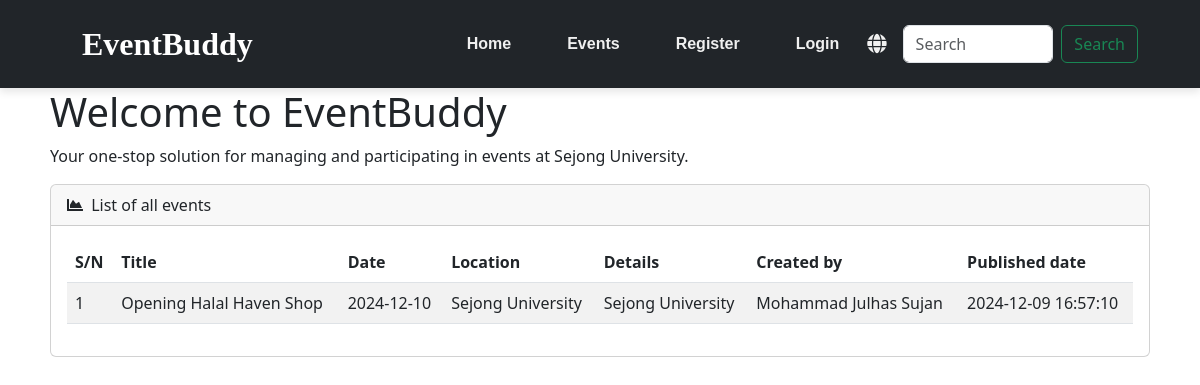
The page / on the database its author committed.
### tables this page shows
CREATE TABLE `posts` (
  `id` int(11) NOT NULL,
  `title` varchar(255) NOT NULL,
  `event_date` date DEFAULT NULL,
  `location` text DEFAULT NULL,
  `content` text NOT NULL,
  `author_id` int(11) NOT NULL,
  `created_at` timestamp NOT NULL DEFAULT current_timestamp(),
  `approved` tinyint(1) DEFAULT 0
);

CREATE TABLE `users` (
  `id` int(11) NOT NULL,
  `name` varchar(255) NOT NULL,
  `student_id` varchar(255) NOT NULL,
  `username` varchar(255) NOT NULL,
  `password_hash` varchar(255) NOT NULL,
  `role` enum('student','admin') NOT NULL
);

### index.php (the view, shortened to what this page needs)
<?php
include_once 'includes/db.php';
$allEventsPublic = [];
$sql = "SELECT a.*, b.name AS userName FROM posts a LEFT JOIN users b ON a.author_id = b.id where approved = 1";
$stmt = $conn->prepare($sql);
if ($stmt) {
    if ($stmt->execute()) {
        $result = $stmt->get_result();
        while ($row = $result->fetch_assoc()) {
            $allEventsPublic[] = $row;
        }
    } else {
        $errorMessage = "Error fetching events: " . $stmt->error;
    }
} else {
    $errorMessage = "Error: Unable to prepare the SQL statement.";
}
?>
<!DOCTYPE html>
<html lang="en">
<head>
    <link href="https://cdn.jsdelivr.net/npm/bootstrap@5.3.0/dist/css/bootstrap.min.css" rel="stylesheet">
    <link rel="stylesheet" href="style.css">
    <link href="https://cdnjs.cloudflare.com/ajax/libs/font-awesome/5.15.4/css/all.min.css" rel="stylesheet">
</head>
<body>
    <nav class="navbar navbar-expand-lg navbar-dark bg-dark">
        <div class="container-fluid">
            <a class="navbar-brand" href="index.php">EventBuddy</a>
            <div class="collapse navbar-collapse" id="navbarNav">
                <?php include('includes/header.php'); ?>
                <div class="d-flex align-items-center">
                    <a href="#" class="icon-link me-3" id="translateBtn"><i class="fas fa-globe"></i></a>
                    <form class="d-flex" id="searchForm">
                        <input class="form-control me-2" type="search" id="searchBox" placeholder="Search" aria-label="Search">
                        <button class="btn btn-outline-success" type="submit">Search</button>
                    </form>
                </div>
            </div>
        </div>
    </nav>
    <div style="margin-left: 50px; margin-right: 50px;" id="content">
        <h1>Welcome to EventBuddy</h1>
        <p>Your one-stop solution for managing and participating in events at Sejong University.</p>
        <div class="row">
            <div class="col-xl-12">
                <div class="card mb-4">
                    <div class="card-header">
                        <i class="fas fa-chart-area me-1"></i>
                        List of all events
                    </div>
                    <div class="card-body">
                        <?php if (!empty($allEventsPublic)): ?>
                            <div class="table-responsive">
                                <table class="table table-striped">
                                    <thead>
                                        <tr>
                                            <th>S/N</th>
                                            <th>Title</th>
                                            <th>Date</th>
                                            <th>Location</th>
                                            <th>Details</th>
                                            <th>Created by</th>
                                            <th>Published date</th>
                                        </tr>
                                    </thead>
                                    <tbody>
                                        <?php $i=1; foreach ($allEventsPublic as $event): ?>
                                            <tr>
                                                <td><?php echo $i++;  ?></td>
                                                <td><?php echo htmlspecialchars($event['title']); ?></td>
                                                <td><?php echo htmlspecialchars($event['event_date']); ?></td>
                                                <td><?php echo htmlspecialchars($event['location']); ?></td>
                                                <td><?php echo htmlspecialchars($event['content']); ?></td>
                                                <td><?php echo htmlspecialchars($event['userName']); ?></td>
                                                <td><?php echo htmlspecialchars($event['created_at']); ?></td>
                                            </tr>
                                        <?php endforeach; ?>
                                    </tbody>
                                </table>
                            </div>
                        <?php else: ?>
                            <p>No events are currently active.</p>
                        <?php endif; ?>
                    </div>
                </div>
            </div>
        </div>
    </div>
</body>
</html>

### style.css (style rules this page uses)
.navbar { padding: 15px 50px; background-color: #333; box-shadow: 0 4px 8px rgba(0, 0, 0, 0.1); }
.navbar-brand { font-weight: bold; font-family: 'Georgia', serif; padding-left: 20px; font-size: 32px; color: #fff; text-transform: capitalize; }
.icon-link { font-size: 20px; color: #f0f0f0; margin-left: 20px; transition: color 0.3s, transform 0.3s; text-decoration: none; }
.d-flex.align-items-center { margin-left: auto; }

### rows shown on the page
posts: title "Opening Halal Haven Shop", event_date "2024-12-10", location "Sejong University", content "Sejong University", author.name "Mohammad Julhas Sujan", created_at "2024-12-09 16:57:10"
